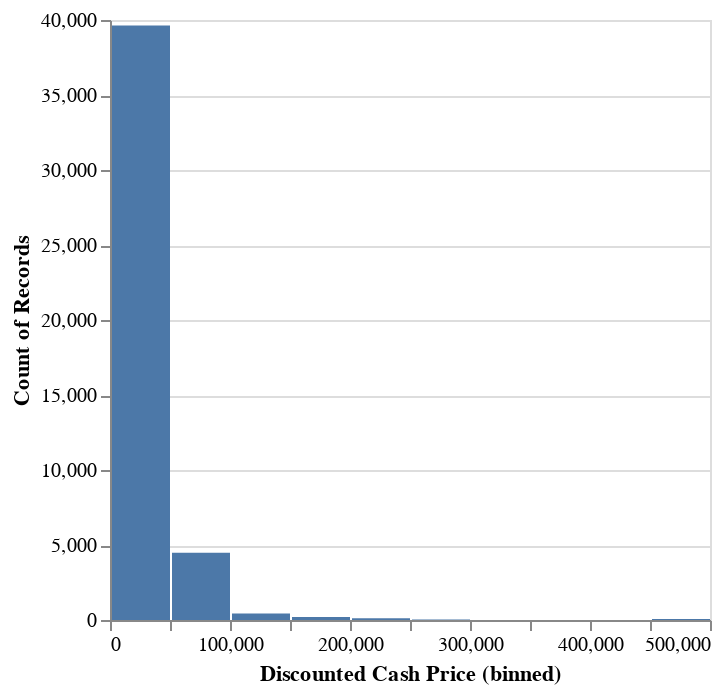

Notebook code cell kept with this figure:
### Code cell
# Create a histogram of Discounted Cash Price
alt.Chart(bellevue.to_arrow()).mark_bar().encode(
    alt.X("Discounted Cash Price:Q", bin=True),
    y='count()'
)

### Figure 1 — Vega specification as saved in the notebook (floating-point values rounded to 4 significant figures)
{"$schema": "https://vega.github.io/schema/vega/v5.json", "data": [{"name": "source_0", "values": [{"__count": 61, "bin_maxbins_10_Discounted Cash Price": 450000.0, "bin_maxbins_10_Discounted Cash Price_end": 500000.0}, {"__count": 40, "bin_maxbins_10_Discounted Cash Price": 250000.0, "bin_maxbins_10_Discounted Cash Price_end": 300000.0}, {"__count": 123, "bin_maxbins_10_Discounted Cash Price": 200000.0, "bin_maxbins_10_Discounted Cash Price_end": 250000.0}, {"__count": 197, "bin_maxbins_10_Discounted Cash Price": 150000.0, "bin_maxbins_10_Discounted Cash Price_end": 200000.0}, {"__count": 4481, "bin_maxbins_10_Discounted Cash Price": 50000.0, "bin_maxbins_10_Discounted Cash Price_end": 100000.0}, {"__count": 441, "bin_maxbins_10_Discounted Cash Price": 100000.0, "bin_maxbins_10_Discounted Cash Price_end": 150000.0}, {"__count": 39639, "bin_maxbins_10_Discounted Cash Price": 0.0, "bin_maxbins_10_Discounted Cash Price_end": 50000.0}]}, {"name": "source_0_y_domain___count", "values": [{"min": 40, "max": 39639}]}], "signals": [{"name": "bin_maxbins_10_Discounted_Cash_Price_bins", "value": {"fields": ["Discounted Cash Price"], "fname": "bin_Discounted Cash Price", "start": 0.0, "step": 50000.0, "stop": 500000.0}}], "marks": [{"type": "rect", "name": "marks", "from": {"data": "source_0"}, "encode": {"update": {"fill": {"value": "#4c78a8"}, "y": {"field": "__count", "scale": "y"}, "x2": {"field": "bin_maxbins_10_Discounted Cash Price", "scale": "x", "offset": 1}, "ariaRoleDescription": {"value": "bar"}, "x": {"field": "bin_maxbins_10_Discounted Cash Price_end", "scale": "x"}, "description": {"signal": "\"Discounted Cash Price (binned): \" + (!isValid(datum[\"bin_maxbins_10_Discounted Cash Price\"]) || !isFinite(+datum[\"bin_maxbins_10_Discounted Cash Price\"]) ? \"null\" : format(datum[\"bin_maxbins_10_Discounted Cash Price\"], \"\") + \" – \" + format(datum[\"bin_maxbins_10_Discounted Cash Price_end\"], \"\")) + \"; Count of Records: \" + (format(datum[\"__count\"], \"\"))"}, "y2": {"value": 0, "scale": "y"}}}, "style": ["bar"]}], "scales": [{"name": "x", "type": "linear", "domain": {"signal": "[bin_maxbins_10_Discounted_Cash_Price_bins.start, bin_maxbins_10_Discounted_Cash_Price_bins.stop]"}, "range": [0, {"signal": "width"}], "bins": {"signal": "bin_maxbins_10_Discounted_Cash_Price_bins"}, "zero": false}, {"name": "y", "type": "linear", "domain": [{"signal": "(data(\"source_0_y_domain___count\")[0] || {}).min"}, {"signal": "(data(\"source_0_y_domain___count\")[0] || {}).max"}], "range": [{"signal": "height"}, 0], "nice": true, "zero": true}], "axes": [{"scale": "y", "domain": false, "ticks": false, "maxExtent": 0, "aria": false, "minExtent": 0, "zindex": 0, "labels": false, "orient": "left", "gridScale": "x", "grid": true, "tickCount": {"signal": "ceil(height/40)"}}, {"scale": "x", "labelOverlap": true, "tickCount": {"signal": "ceil(width/10)"}, "title": "Discounted Cash Price (binned)", "orient": "bottom", "zindex": 0, "grid": false, "labelFlush": true}, {"scale": "y", "zindex": 0, "title": "Count of Records", "grid": false, "orient": "left", "labelOverlap": true, "tickCount": {"signal": "ceil(height/40)"}}], "height": 300, "width": 300, "style": "cell", "background": "white", "padding": 5}
